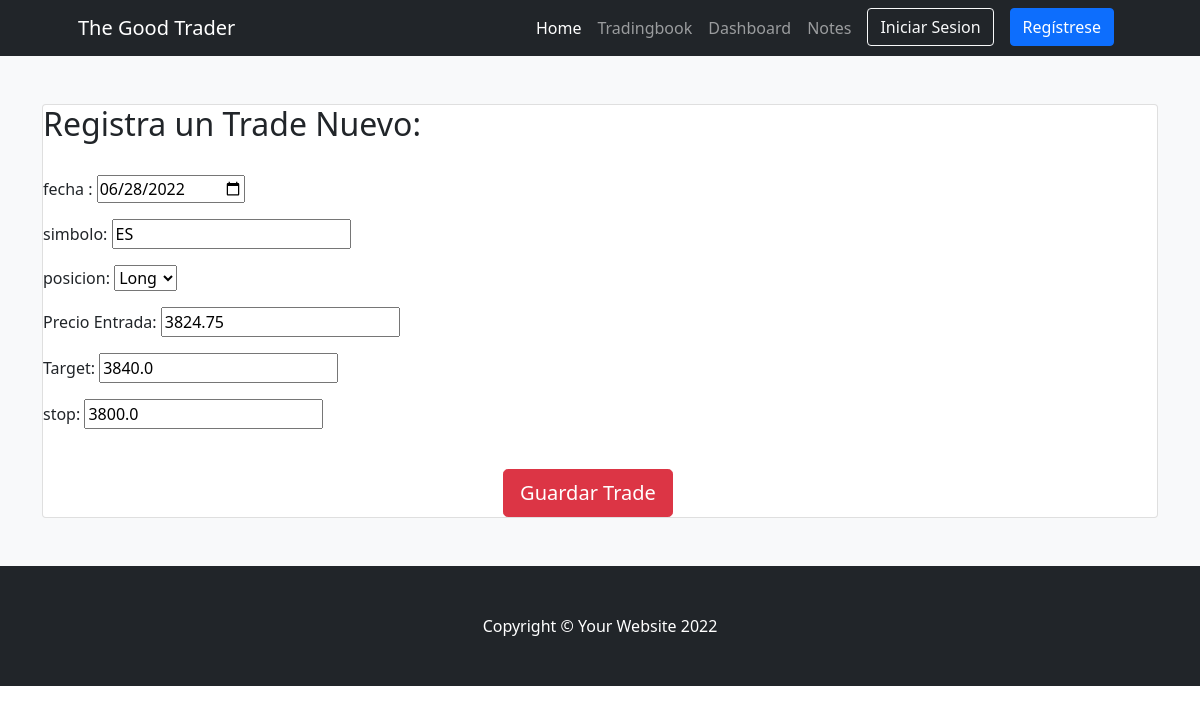
/tradingbook/editar_trade/2, run on the app's committed database.
### tradingbookapp/models.py (models this page shows)
class Trade(models.Model):
    fecha = models.DateField("Fecha de operacion (mm/dd/yyyy)",auto_now_add=False,auto_now=False,blank=True,null=True)
    simbolo = models.CharField("Simbolo",max_length=30)
    posiciones = (
        (1,"Long"),
        (2,"Short")
    )
    posicion = models.PositiveSmallIntegerField("Posicion",choices=posiciones)
    entrada = models.FloatField("Precio Entrada",)
    target = models.FloatField("Target")
    stop = models.FloatField("stop")

### tradingbookapp/views.py (the view, shortened to what this page needs)
# urls.py: path('editar_trade/<trade_id>',views.editar_trade,name="Editar_trade"),
def editar_trade(request,trade_id):
    trade = Trade.objects.get(id=trade_id)
    formulario = NuevoTrade(initial={"fecha":trade.fecha,"simbolo":trade.simbolo,"posicion":trade.posicion,"entrada":trade.entrada,"target":trade.target,"stop":trade.stop,})
    return render(request,'tradingbookapp/formulario_trade.html',{"form":formulario})

### tradingbookapp/forms.py
class NuevoTrade(forms.Form):
    fecha = forms.DateTimeField(label="fecha ", required=True, widget=NumberInput(attrs={'type':'date'}))
    simbolo = forms.CharField(label="simbolo")
    posicion = forms.ChoiceField(label="posicion",choices=posiciones)
    entrada = forms.FloatField(label="Precio Entrada",)
    target = forms.FloatField(label="Target")
    stop = forms.FloatField(label="stop")

### tradingbookapp/templates/tradingbookapp/formulario_trade.html (shortened to what this page needs)
{% extends "tradingbookapp/base.html" %}
{%block contenidopagina%}
<section class="bg-light py-5">
  <div class="container px-10">
    <div>
      <div class="card">
        <h2> Registra un Trade Nuevo:</h2>
        <br>
        <div class="row gx-5 justify-content-center">
          <form action="" method="post">
            {{form.as_p}}
            <br>
            <div class="d-grid gap-3 d-sm-flex justify-content-sm-center">
              <input class="btn btn-danger btn-lg px-3 me-sm-2" type="submit" value="Guardar Trade">
        </form>
        </div>
      </div>
    </div>
</section>
{%endblock%}

### data on the page
Trade: fecha "06/28/2022", simbolo "ES", posicion "Long", entrada "3824.75", target "3840.0", stop "3800.0"
